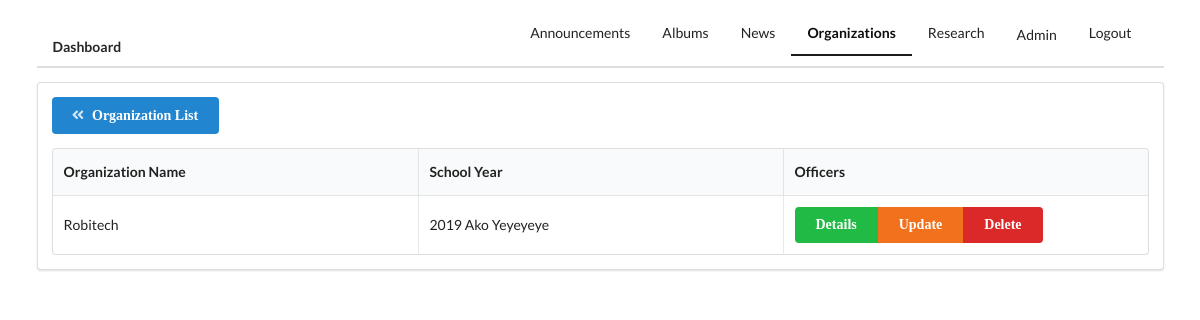
Screenshot of /staff/organizations/Robitech/hr/ (signed in) with the database file from the repository.
### organizations/models.py (models this page shows, shortened)
class OrganizationOfficer(models.Model):
    organization = models.ForeignKey(Organization, related_name="officers", on_delete=models.CASCADE)
    SY_CHOICES = [
        (x,x) for x in range(timezone.now().year-1, timezone.now().year+1)
    ]
    school_year = models.PositiveIntegerField(validators=[
        MinValueValidator(2018),
        MaxValueValidator(timezone.now().year)
        ], choices=SY_CHOICES
    )
    adviser = models.CharField(max_length=100)
    president = models.CharField(max_length=100)
    vice_president = models.CharField(max_length=100)
    secretary = models.CharField(max_length=100)
    treasurer = models.CharField(max_length=100)
    auditor = models.CharField(max_length=100)
    pio = models.CharField(max_length=100)
    g7_rep = models.CharField(max_length=100)
    g8_rep = models.CharField(max_length=100)
    g9_rep = models.CharField(max_length=100)
    g10_rep = models.CharField(max_length=100)
    g11_rep = models.CharField(max_length=100)
    g12_rep = models.CharField(max_length=100)
    adviser_picture = models.ImageField(upload_to="organiation/" + str(organization.name).lower() + "/profiles", null=True, blank=True)
    pres_picture = models.ImageField(upload_to="organization/" + str(organization.name).lower() + "/profiles", null=True, blank=True)
    vp_picture = models.ImageField(upload_to="organization/" + str(organization.name).lower() + "/profiles", null=True, blank=True)
    sec_picture = models.ImageField(upload_to="organization/" + str(organization.name).lower() + "/profiles", null=True, blank=True)
    tres_picture = models.ImageField(upload_to="organization/" + str(organization.name).lower() + "/profiles", null=True, blank=True)
    aud_picture = models.ImageField(upload_to="organization/" + str(organization.name) + "/profiles", null=True, blank=True)
    pio_picture = models.ImageField(upload_to="organization/" + str(organization.name) + "/profiles", null=True, blank=True)
    g7_picture = models.ImageField(upload_to="organization/" + str(organization.name) + "/profiles", null=True, blank=True)
    g8_picture = models.ImageField(upload_to="organization/" + str(organization.name) + "/profiles", null=True, blank=True)
    g9_picture = models.ImageField(upload_to="organization/" + str(organization.name) + "/profiles", null=True, blank=True)
    g10_picture = models.ImageField(upload_to="organization/" + str(organization.name) + "/profiles", null=True, blank=True)
    g11_picture = models.ImageField(upload_to="organization/" + str(organization.name) + "/profiles", null=True, blank=True)
    g12_picture = models.ImageField(upload_to="organization/" + str(organization.name) + "/profiles", null=True, blank=True)

class Organization(models.Model):
    LEVEL = (
        ("Main", "Main"),
        ("Core Subject", "Core Subject"),
        ("Social Science", "Social Science"),
        ("Music and Arts", "Music and Arts"),
    )
    name = models.CharField(max_length=100)
    category = models.CharField(choices=LEVEL, max_length=50, blank=True, null=True)
    logo = models.ImageField(upload_to="organization/{}/logo".format(name), null=True)
    acronym = models.CharField(max_length=10)
    description = models.TextField(max_length=5000)
    def __str__(self):
        return self.name

### staff/views.py (the view)
# urls.py: path('organizations/<organization>/hr/', views.OrganizationHRListView.as_view(), name="organization_hr_list"),
class OrganizationHRListView(LoginRequiredMixin, ListView):
    template_name = 'organizations/organization_hr_list.html'
    redirect_field_name = 'staff/index.html'
    model = OrganizationOfficer
    context_object_name = 'human_resource'
    def get_queryset(self):
        organization = get_object_or_404(Organization, name=self.kwargs.get('organization'))
        print(organization.id)
        return organization.officers.all()

### templates/organizations/organization_hr_list.html (shortened to what this page needs)
{% extends 'staff/base_staff.html' %}
{% block organization %}
active
{% endblock %}
{% block main_content %}
	<div class="ui container">
		<div class="ui segment">
			<a href="{% url 'staff:organizations' %}" class="ui blue button"><i class="angle double left icon"></i>Organization List</a>
			<table class="ui celled three column centered table">
				<thead>
					<th>
						Organization Name
					</th>
					<th>
						School Year
					</th>
					<th>
						Officers
					</th>
				</thead>
				<tbody>
					{% for batch in human_resource %}
					<tr>
						<td>{{ batch.organization }}</td>
						<td>{{ batch.school_year }} {{ batch.president }} {{ batch.adviser }}</td>
						<td>
							<div class="ui buttons">
								<a href="{% url 'staff:organization_hr_detail' pk=batch.pk organization=batch.organization %}" class="ui green button">Details</a>
								<a href="{% url 'staff:organization_hr_update' organization=batch.organization pk=batch.pk %}" class="ui orange button">Update</a>
								<a href="{% url 'staff:organization_hr_delete' organization=batch.organization pk=batch.pk %}" class="ui red button">Delete</a>
							</div>
						</td>
					</tr>
					{% endfor %}
				</tbody>
			</table>
		</div>
	</div>
{% endblock %}

### static/css/index.css (style rules this page uses)
.ui.button { font-family: Code Bold; font-weight: bold; }

### rows the page displays
OrganizationOfficer: organization "Robitech", school_year "2019", president "Ako", adviser "Yeyeyeye"
